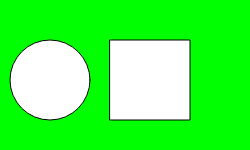
Frame 1 (no input)
Frame 60 (no input): identical to frame 1, image omitted
Frame 120 (the mouse pressed at the canvas centre since frame 60): identical to frame 1, image omitted

The p5.js sketch that drew this single still picture (run headless with seeded random() and noise() and a simulated clock; from frame 60 on, the mouse is pressed at the canvas centre):

// p5.js sketch
// ── sketch.js
function setup() {
    createCanvas(250, 150);
}

function draw() {
    background(0,255,0);
    ellipse(50,80,80);
    rect(110,40,80);

}



// ── sketch2.js
function setup() {
    createCanvas(400, 400);
}

function draw() {
    noStroke()
    background(255)
    //red circle
    fill(255,0,0,85);
    ellipse(105,75,100);
    //green circle
    fill(0,255,0,85);
    ellipse(140,130,100);
    //blue circle
    fill(0,0,255,85);
    ellipse(70,130,100);
}
